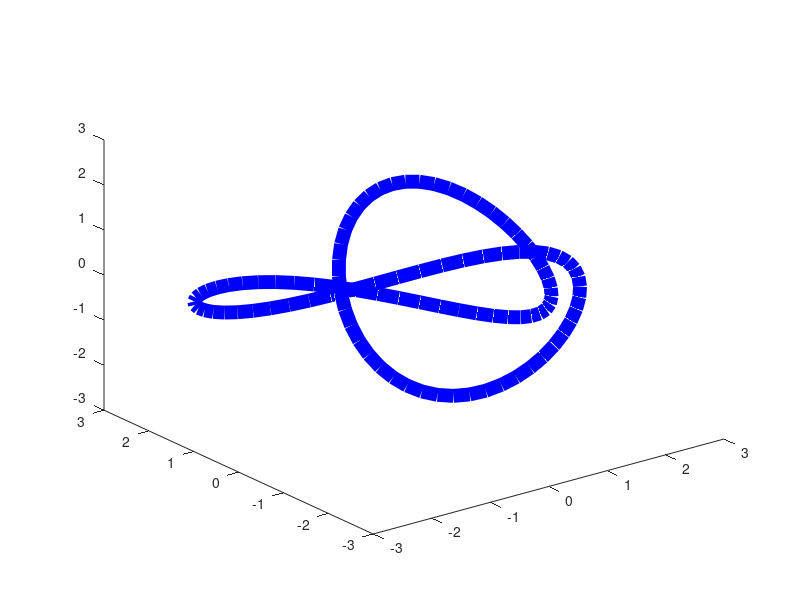

Write the MATLAB code that produced this figure.
t=linspace(0,2*pi,100);
x=sin(t)+2*sin(2*t);
y=cos(t)-2*cos(2*t);
z=-sin(3*t);
plot3(x,y,z,'b-','LineWidth',10);
xlim([-3,3]);
ylim([-3,3]);
zlim([-3,3]);
